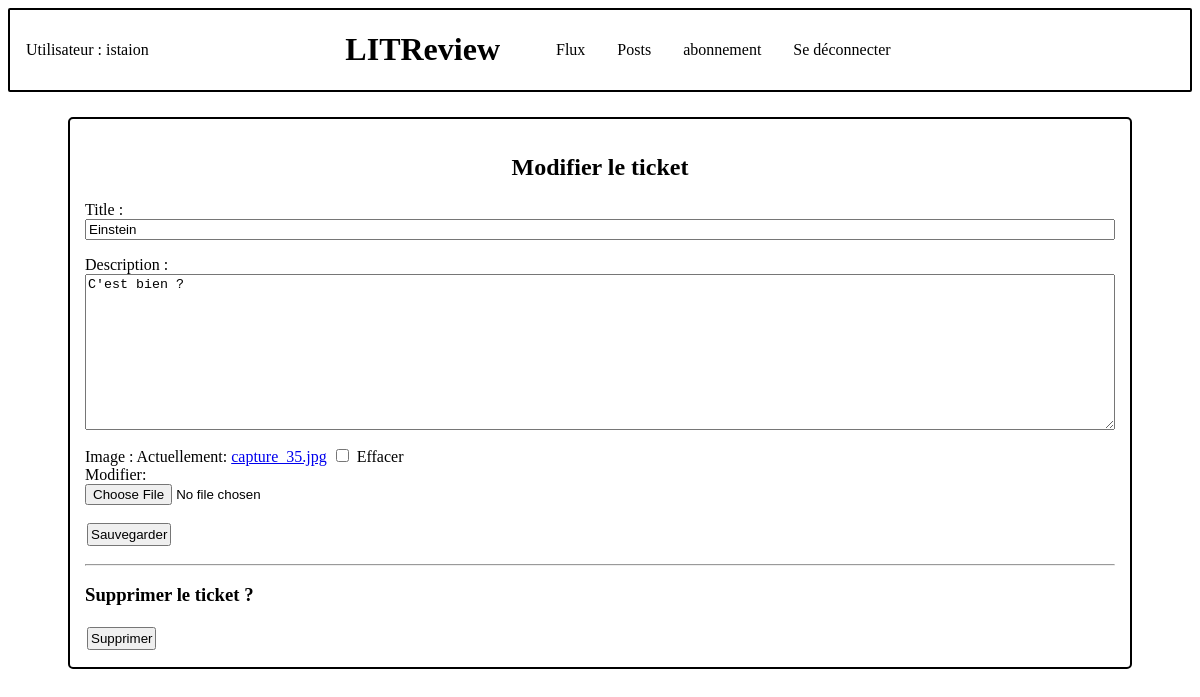
The app's page /posts/ticket/6/update (signed in) with its own data.
### authentication/models.py (models this page shows)
class User(AbstractUser):
    follows = models.ManyToManyField('self',
                                     through='review.UserFollows',
                                     symmetrical=False,
                                     related_name='followed')

### review/models.py (models this page shows, shortened)
class Ticket(models.Model):
    title = models.CharField(max_length=128)
    description = models.TextField(max_length=2048, blank=True)
    user = models.ForeignKey(
        to=settings.AUTH_USER_MODEL, on_delete=models.CASCADE)
    image = models.ImageField(null=True, blank=True)
    time_created = models.DateTimeField(auto_now_add=True)
    contributors = models.ManyToManyField(settings.AUTH_USER_MODEL, through='TicketContributor',
                                          related_name='contributions')
    IMAGE_MAX_SIZE = (400, 400)

### review/views.py (the view)
# urls.py: path('posts/ticket/<int:ticket_id>/update', review.views.ticket_update, name='ticket_update'),
@login_required
def ticket_update(request, ticket_id):
    ticket = get_object_or_404(models.Ticket, id=ticket_id)
    edit_form = forms.TicketForm(instance=ticket)
    if request.method == 'POST':
        edit_form = forms.TicketForm(request.POST, instance=ticket)
        if edit_form.is_valid():
            edit_form.save()
            return redirect('feed')
    context = {
        'edit_form': edit_form,
        'ticket': ticket
    }
    return render(request, 'review/ticket_update.html', context=context)

### review/forms.py
class TicketForm(forms.ModelForm):
    edit_ticket = forms.BooleanField(widget=forms.HiddenInput, initial=True)
    class Meta:
        model = models.Ticket
        fields = ['title', 'description', 'image']

### review/templates/review/ticket_update.html (shortened to what this page needs)
{% extends 'base.html' %}
{% block content %}
    <div class="review_form">
        <h2>Modifier le ticket</h2>
        <form method="post">
            {{ edit_form.as_p }}
            <button type="submit" >Sauvegarder</button>
        </form>
        <hr>
        <h3>Supprimer le ticket ?</h3>
        <button><a href="{% url 'delete' ticket.id 'Ticket' %}">Supprimer</a></button>
    </div>
{% endblock content %}

### templates/base.html (shortened to what this page needs)
{% load static %}
<html>
    <head>
        <link rel="stylesheet" href="{% static 'app.css' %}">
    </head>
    <body>
        <div class="sidebar">
            {% if user.is_authenticated %}
                <p>Utilisateur : {{ request.user }} </p>
                <h1>LITReview</h1>
                <nav class="menu">
                    <ul>
                        <li><a href="{% url 'feed' %}">Flux</a></li>
                        <li><a href="{% url 'posts' %}">Posts</a></li>
                        <li><a href="{% url 'follow_users' %}">abonnement</a></li>
                        <li><a href="{% url 'logout' %}">Se déconnecter</a></li>
                    </ul>
                </nav>
            {% else %}
                <h1 id="disconnected">LITReview</h1>
            {% endif %}
        </div>
        {% block content %}{% endblock content %}
    </body>
</html>

### static/app.css (style rules this page uses)
.sidebar { display: flex; align-items: center; border: 2px; box-sizing: content-box; border-style: solid; border-radius: 2px; }
.sidebar p { float: right; width: 40%; padding: 14px 16px; }
.sidebar h1 { width: 20%; text-align: center; }
.sidebar ul { display: flex; align: right; width: 650px; }
.sidebar ul li { display: inline-block; padding: 14px 16px; }
.sidebar ul li a { text-decoration: none; color: black; }
.review_form { border: 2px; padding: 15px; margin-top: 25px; margin-left: 60px; margin-right: 60px; box-sizing: content-box; border-style: solid; border-radius: 5px; }
.review_form input, .review_form textarea { width: 100%; }
.review_form #image-clear_id { width: 15px; }
button { margin: 2px; padding: 2px; }
button a { text-decoration: none; color: black; }
h2 { text-align: center; }

### records on screen
User: user "istaion"
Ticket: title "Einstein", description "C'est bien ?"
